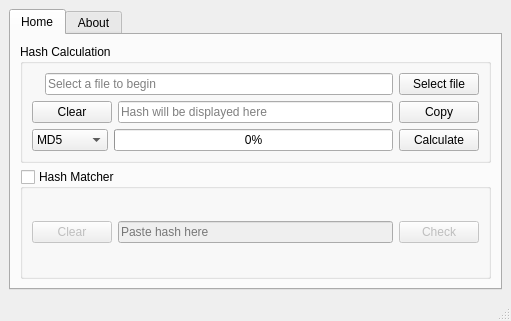
<?xml version="1.0" encoding="UTF-8"?>
<ui version="4.0">
 <class>MainWindow</class>
 <widget class="QMainWindow" name="MainWindow">
  <property name="windowModality">
   <enum>Qt::NonModal</enum>
  </property>
  <property name="enabled">
   <bool>true</bool>
  </property>
  <property name="geometry">
   <rect>
    <x>0</x>
    <y>0</y>
    <width>511</width>
    <height>321</height>
   </rect>
  </property>
  <property name="sizePolicy">
   <sizepolicy hsizetype="Preferred" vsizetype="Preferred">
    <horstretch>0</horstretch>
    <verstretch>0</verstretch>
   </sizepolicy>
  </property>
  <property name="minimumSize">
   <size>
    <width>0</width>
    <height>0</height>
   </size>
  </property>
  <property name="windowTitle">
   <string>Free Hash Checker</string>
  </property>
  <property name="windowIcon">
   <iconset resource="resources.qrc">
    <normaloff>:/icon/icon.png</normaloff>:/icon/icon.png</iconset>
  </property>
  <property name="autoFillBackground">
   <bool>false</bool>
  </property>
  <property name="styleSheet">
   <string notr="true"/>
  </property>
  <property name="documentMode">
   <bool>false</bool>
  </property>
  <property name="tabShape">
   <enum>QTabWidget::Rounded</enum>
  </property>
  <widget class="QWidget" name="centralwidget">
   <layout class="QVBoxLayout" name="verticalLayout_3">
    <item>
     <widget class="QTabWidget" name="tabWidget">
      <property name="sizePolicy">
       <sizepolicy hsizetype="Preferred" vsizetype="Preferred">
        <horstretch>0</horstretch>
        <verstretch>0</verstretch>
       </sizepolicy>
      </property>
      <property name="tabPosition">
       <enum>QTabWidget::North</enum>
      </property>
      <property name="tabShape">
       <enum>QTabWidget::Rounded</enum>
      </property>
      <property name="currentIndex">
       <number>0</number>
      </property>
      <property name="iconSize">
       <size>
        <width>20</width>
        <height>21</height>
       </size>
      </property>
      <widget class="QWidget" name="MainTab">
       <attribute name="icon">
        <iconset resource="resources.qrc">
         <normaloff>:/home/home.png</normaloff>:/home/home.png</iconset>
       </attribute>
       <attribute name="title">
        <string>Home</string>
       </attribute>
       <layout class="QVBoxLayout" name="verticalLayout_MainTab">
        <item>
         <widget class="QGroupBox" name="groupBoxHashCalculation">
          <property name="title">
           <string>Hash Calculation</string>
          </property>
          <property name="flat">
           <bool>false</bool>
          </property>
          <property name="checkable">
           <bool>false</bool>
          </property>
          <layout class="QVBoxLayout" name="verticalLayout">
           <item>
            <layout class="QHBoxLayout" name="horizontalLayout" stretch="0,0,0">
             <property name="spacing">
              <number>6</number>
             </property>
             <property name="sizeConstraint">
              <enum>QLayout::SetDefaultConstraint</enum>
             </property>
             <property name="bottomMargin">
              <number>0</number>
             </property>
             <item>
              <widget class="QLabel" name="labelFileExplore">
               <property name="frameShape">
                <enum>QFrame::NoFrame</enum>
               </property>
               <property name="text">
                <string/>
               </property>
               <property name="pixmap">
                <pixmap resource="resources.qrc">:/folder/opened-folder.png</pixmap>
               </property>
               <property name="scaledContents">
                <bool>true</bool>
               </property>
              </widget>
             </item>
             <item>
              <widget class="QLineEdit" name="lineEditFileExplore">
               <property name="readOnly">
                <bool>true</bool>
               </property>
               <property name="placeholderText">
                <string>Select a file to begin</string>
               </property>
              </widget>
             </item>
             <item>
              <widget class="QPushButton" name="buttonSelectFile">
               <property name="text">
                <string>Select file</string>
               </property>
               <property name="icon">
                <iconset resource="resources.qrc">
                 <normaloff>:/select/import-file.png</normaloff>:/select/import-file.png</iconset>
               </property>
               <property name="iconSize">
                <size>
                 <width>20</width>
                 <height>21</height>
                </size>
               </property>
              </widget>
             </item>
            </layout>
           </item>
           <item>
            <layout class="QHBoxLayout" name="horizontalLayout_3">
             <item>
              <widget class="QPushButton" name="buttonClearHashBox">
               <property name="text">
                <string>Clear</string>
               </property>
               <property name="icon">
                <iconset resource="resources.qrc">
                 <normaloff>:/clear/eraser.png</normaloff>:/clear/eraser.png</iconset>
               </property>
               <property name="iconSize">
                <size>
                 <width>20</width>
                 <height>21</height>
                </size>
               </property>
              </widget>
             </item>
             <item>
              <widget class="QLineEdit" name="lineEditHashBox">
               <property name="text">
                <string/>
               </property>
               <property name="maxLength">
                <number>128</number>
               </property>
               <property name="readOnly">
                <bool>false</bool>
               </property>
               <property name="placeholderText">
                <string>Hash will be displayed here</string>
               </property>
              </widget>
             </item>
             <item>
              <widget class="QPushButton" name="buttonCopyToClipboard">
               <property name="text">
                <string>Copy</string>
               </property>
               <property name="icon">
                <iconset resource="resources.qrc">
                 <normaloff>:/copy/copy.png</normaloff>:/copy/copy.png</iconset>
               </property>
               <property name="iconSize">
                <size>
                 <width>20</width>
                 <height>21</height>
                </size>
               </property>
              </widget>
             </item>
            </layout>
           </item>
           <item>
            <layout class="QHBoxLayout" name="horizontalLayout_2" stretch="0,0,0">
             <property name="leftMargin">
              <number>0</number>
             </property>
             <item>
              <widget class="QComboBox" name="comboBoxHashChoices">
               <property name="enabled">
                <bool>true</bool>
               </property>
               <property name="editable">
                <bool>false</bool>
               </property>
               <property name="currentText">
                <string>MD5</string>
               </property>
               <property name="sizeAdjustPolicy">
                <enum>QComboBox::AdjustToContentsOnFirstShow</enum>
               </property>
               <property name="iconSize">
                <size>
                 <width>16</width>
                 <height>16</height>
                </size>
               </property>
               <property name="frame">
                <bool>true</bool>
               </property>
               <item>
                <property name="text">
                 <string>MD5</string>
                </property>
                <property name="icon">
                 <iconset resource="resources.qrc">
                  <normaloff>:/rhombus/rhombus.png</normaloff>:/rhombus/rhombus.png</iconset>
                </property>
               </item>
               <item>
                <property name="text">
                 <string>SHA1</string>
                </property>
                <property name="icon">
                 <iconset resource="resources.qrc">
                  <normaloff>:/rhombus/rhombus.png</normaloff>:/rhombus/rhombus.png</iconset>
                </property>
               </item>
               <item>
                <property name="text">
                 <string>SHA224</string>
                </property>
                <property name="icon">
                 <iconset resource="resources.qrc">
                  <normaloff>:/rhombus/rhombus.png</normaloff>:/rhombus/rhombus.png</iconset>
                </property>
               </item>
               <item>
                <property name="text">
                 <string>SHA256</string>
                </property>
                <property name="icon">
                 <iconset resource="resources.qrc">
                  <normaloff>:/rhombus/rhombus.png</normaloff>:/rhombus/rhombus.png</iconset>
                </property>
               </item>
               <item>
                <property name="text">
                 <string>SHA384</string>
                </property>
                <property name="icon">
                 <iconset resource="resources.qrc">
                  <normaloff>:/rhombus/rhombus.png</normaloff>:/rhombus/rhombus.png</iconset>
                </property>
               </item>
               <item>
                <property name="text">
                 <string>SHA512</string>
                </property>
                <property name="icon">
                 <iconset resource="resources.qrc">
                  <normaloff>:/rhombus/rhombus.png</normaloff>:/rhombus/rhombus.png</iconset>
                </property>
               </item>
              </widget>
             </item>
             <item>
              <widget class="QProgressBar" name="progressBarHashCaclulation">
               <property name="maximum">
                <number>100</number>
               </property>
               <property name="value">
                <number>0</number>
               </property>
               <property name="textVisible">
                <bool>true</bool>
               </property>
               <property name="invertedAppearance">
                <bool>false</bool>
               </property>
               <property name="textDirection">
                <enum>QProgressBar::TopToBottom</enum>
               </property>
               <property name="format">
                <string>%p%</string>
               </property>
              </widget>
             </item>
             <item>
              <widget class="QPushButton" name="buttonHashCalculate">
               <property name="text">
                <string>Calculate</string>
               </property>
               <property name="icon">
                <iconset resource="resources.qrc">
                 <normaloff>:/calculate/drawing-compass.png</normaloff>:/calculate/drawing-compass.png</iconset>
               </property>
               <property name="iconSize">
                <size>
                 <width>20</width>
                 <height>21</height>
                </size>
               </property>
               <property name="checkable">
                <bool>false</bool>
               </property>
               <property name="autoDefault">
                <bool>false</bool>
               </property>
               <property name="default">
                <bool>false</bool>
               </property>
               <property name="flat">
                <bool>false</bool>
               </property>
              </widget>
             </item>
            </layout>
           </item>
          </layout>
         </widget>
        </item>
        <item>
         <widget class="QGroupBox" name="groupBoxHashMatcher">
          <property name="title">
           <string>Hash Matcher</string>
          </property>
          <property name="checkable">
           <bool>true</bool>
          </property>
          <property name="checked">
           <bool>false</bool>
          </property>
          <layout class="QHBoxLayout" name="horizontalLayout_4">
           <item>
            <widget class="QPushButton" name="buttonClearCheckHashBox">
             <property name="text">
              <string>Clear</string>
             </property>
             <property name="icon">
              <iconset resource="resources.qrc">
               <normaloff>:/clear/eraser.png</normaloff>:/clear/eraser.png</iconset>
             </property>
             <property name="iconSize">
              <size>
               <width>20</width>
               <height>21</height>
              </size>
             </property>
            </widget>
           </item>
           <item>
            <widget class="QLineEdit" name="lineEditCheckHashBox">
             <property name="maxLength">
              <number>128</number>
             </property>
             <property name="readOnly">
              <bool>false</bool>
             </property>
             <property name="placeholderText">
              <string>Paste hash here</string>
             </property>
             <property name="clearButtonEnabled">
              <bool>false</bool>
             </property>
            </widget>
           </item>
           <item>
            <widget class="QPushButton" name="buttonCheckHash">
             <property name="text">
              <string>Check</string>
             </property>
             <property name="icon">
              <iconset resource="resources.qrc">
               <normaloff>:/check/magnifying-glass.png</normaloff>:/check/magnifying-glass.png</iconset>
             </property>
             <property name="iconSize">
              <size>
               <width>20</width>
               <height>21</height>
              </size>
             </property>
            </widget>
           </item>
          </layout>
         </widget>
        </item>
       </layout>
      </widget>
      <widget class="QWidget" name="AboutTab">
       <attribute name="icon">
        <iconset resource="resources.qrc">
         <normaloff>:/about/info.png</normaloff>:/about/info.png</iconset>
       </attribute>
       <attribute name="title">
        <string>About</string>
       </attribute>
       <layout class="QVBoxLayout" name="verticalLayout_7">
        <item>
         <widget class="QSplitter" name="splitter">
          <property name="orientation">
           <enum>Qt::Horizontal</enum>
          </property>
          <property name="opaqueResize">
           <bool>false</bool>
          </property>
          <property name="childrenCollapsible">
           <bool>true</bool>
          </property>
          <widget class="QWidget" name="layoutWidget">
           <layout class="QVBoxLayout" name="verticalLayout_2">
            <item>
             <widget class="QLabel" name="developerName">
              <property name="text">
               <string>&lt;html&gt;&lt;head/&gt;&lt;body&gt;&lt;p&gt;&lt;span
                                                                style=&quot; font-size:10pt; font-weight:600;&quot;&gt;Developer:&lt;/span&gt;
                                                                Rizwan Hasan&lt;/span&gt;&lt;/p&gt;&lt;/body&gt;&lt;/html&gt;
                                                            </string>
              </property>
              <property name="scaledContents">
               <bool>false</bool>
              </property>
              <property name="openExternalLinks">
               <bool>true</bool>
              </property>
             </widget>
            </item>
            <item>
             <widget class="QLabel" name="developerEmail">
              <property name="text">
               <string>&lt;html&gt;&lt;head/&gt;&lt;body&gt;&lt;p&gt;&lt;span
                                                                style=&quot; font-size:10pt; font-weight:600;&quot;&gt;Email:
                                                                &lt;/span&gt;rizwan.hasan486@gmail.com &lt;/p&gt;&lt;/body&gt;&lt;/html&gt;
                                                            </string>
              </property>
              <property name="openExternalLinks">
               <bool>true</bool>
              </property>
             </widget>
            </item>
            <item>
             <widget class="QLabel" name="logoCreditName">
              <property name="text">
               <string>&lt;html&gt;&lt;head/&gt;&lt;body&gt;&lt;p&gt;&lt;span
                                                                style=&quot; font-size:10pt; font-weight:600;&quot;&gt;Logo
                                                                credit: &lt;/span&gt;Sakib Khan Inan &lt;/p&gt;&lt;/body&gt;&lt;/html&gt;
                                                            </string>
              </property>
              <property name="openExternalLinks">
               <bool>true</bool>
              </property>
             </widget>
            </item>
            <item>
             <widget class="QLabel" name="logoCreditEmail">
              <property name="text">
               <string>&lt;html&gt;&lt;head/&gt;&lt;body&gt;&lt;p&gt;&lt;span
                                                                style=&quot; font-size:10pt; font-weight:600;&quot;&gt;Email:
                                                                &lt;/span&gt;sakib.khaninan@hotmail.com &lt;/p&gt;&lt;/body&gt;&lt;/html&gt;
                                                            </string>
              </property>
             </widget>
            </item>
            <item>
             <widget class="QLabel" name="icons8Credit">
              <property name="text">
               <string>&lt;html&gt;&lt;head/&gt;&lt;body&gt;&lt;p&gt;&lt;span
                                                                style=&quot; font-size:10pt; font-weight:600;&quot;&gt;Icons
                                                                credit: &lt;/span&gt;Icons8&lt;/p&gt;&lt;/body&gt;&lt;/html&gt;
                                                            </string>
              </property>
              <property name="openExternalLinks">
               <bool>true</bool>
              </property>
             </widget>
            </item>
           </layout>
          </widget>
          <widget class="QWidget" name="layoutWidget1">
           <layout class="QVBoxLayout" name="verticalLayout_4">
            <item>
             <widget class="QLabel" name="hashCheckerHeader">
              <property name="text">
               <string/>
              </property>
              <property name="pixmap">
               <pixmap resource="resources.qrc">:/header/header.png</pixmap>
              </property>
             </widget>
            </item>
            <item>
             <layout class="QHBoxLayout" name="horizontalLayout_5">
              <item>
               <widget class="QGroupBox" name="groupBox_2">
                <property name="title">
                 <string>GitHub</string>
                </property>
                <layout class="QVBoxLayout" name="verticalLayout_5">
                 <item>
                  <widget class="QLabel" name="sourceCodeLink">
                   <property name="text">
                    <string>&lt;html&gt;&lt;head/&gt;&lt;body&gt;&lt;p
                                                                                    align=&quot;center&quot;&gt;&lt;a
                                                                                    href=&quot;https://github.com/Rizwan-Hasan/Free-Hash-Checker&quot;&gt;&lt;img
                                                                                    src=&quot;:/github/github.png&quot;/&gt;&lt;/a&gt;&lt;/p&gt;&lt;/body&gt;&lt;/html&gt;
                                                                                </string>
                   </property>
                   <property name="openExternalLinks">
                    <bool>true</bool>
                   </property>
                  </widget>
                 </item>
                </layout>
               </widget>
              </item>
              <item>
               <widget class="QGroupBox" name="groupBox_4">
                <property name="title">
                 <string>Version</string>
                </property>
                <layout class="QVBoxLayout" name="verticalLayout_6">
                 <item>
                  <widget class="QLabel" name="applicationVersion">
                   <property name="text">
                    <string>&lt;html&gt;&lt;head/&gt;&lt;body&gt;&lt;p
                                                                                    align=&quot;center&quot;&gt;&lt;span
                                                                                    style=&quot; font-size:22pt;
                                                                                    font-weight:600;&quot;&gt;0.0&lt;/span&gt;&lt;/p&gt;&lt;/body&gt;&lt;/html&gt;
                                                                                </string>
                   </property>
                  </widget>
                 </item>
                </layout>
               </widget>
              </item>
             </layout>
            </item>
           </layout>
          </widget>
         </widget>
        </item>
        <item>
         <widget class="QTextBrowser" name="licenseTextBrowser">
          <property name="openExternalLinks">
           <bool>true</bool>
          </property>
         </widget>
        </item>
       </layout>
      </widget>
     </widget>
    </item>
   </layout>
  </widget>
  <widget class="QStatusBar" name="statusbar">
   <property name="minimumSize">
    <size>
     <width>450</width>
     <height>0</height>
    </size>
   </property>
   <property name="maximumSize">
    <size>
     <width>600</width>
     <height>326</height>
    </size>
   </property>
   <property name="sizeGripEnabled">
    <bool>true</bool>
   </property>
  </widget>
  <widget class="QMenuBar" name="menubar">
   <property name="geometry">
    <rect>
     <x>0</x>
     <y>0</y>
     <width>511</width>
     <height>21</height>
    </rect>
   </property>
  </widget>
 </widget>
 <resources>
  <include location="resources.qrc"/>
 </resources>
 <connections>
  <connection>
   <sender>buttonClearCheckHashBox</sender>
   <signal>clicked()</signal>
   <receiver>lineEditCheckHashBox</receiver>
   <slot>clear()</slot>
   <hints>
    <hint type="sourcelabel">
     <x>90</x>
     <y>252</y>
    </hint>
    <hint type="destinationlabel">
     <x>142</x>
     <y>255</y>
    </hint>
   </hints>
  </connection>
 </connections>
</ui>
